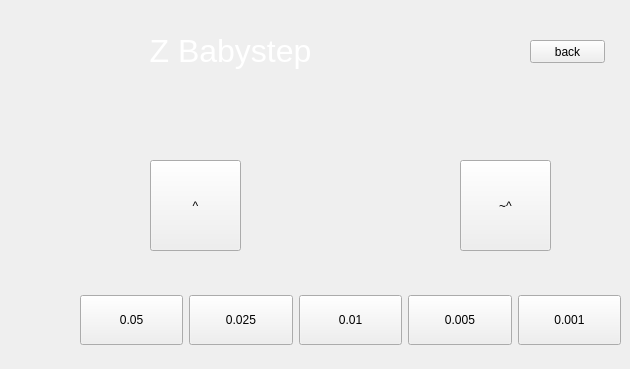
  <widget class="QWidget" name="babystep_page">
   <property name="styleSheet">
    <string notr="true"/>
   </property>
   <widget class="QPushButton" name="nozzle_close_to_bed">
    <property name="geometry">
     <rect>
      <x>150</x>
      <y>160</y>
      <width>91</width>
      <height>91</height>
     </rect>
    </property>
    <property name="text">
     <string>^</string>
    </property>
   </widget>
   <widget class="QPushButton" name="nozzle_far_to_bed">
    <property name="geometry">
     <rect>
      <x>460</x>
      <y>160</y>
      <width>91</width>
      <height>91</height>
     </rect>
    </property>
    <property name="text">
     <string>~^</string>
    </property>
   </widget>
   <widget class="QPushButton" name="babystep_back_btn">
    <property name="geometry">
     <rect>
      <x>530</x>
      <y>40</y>
      <width>75</width>
      <height>23</height>
     </rect>
    </property>
    <property name="text">
     <string>back</string>
    </property>
   </widget>
   <widget class="QWidget" name="horizontalLayoutWidget">
    <property name="geometry">
     <rect>
      <x>80</x>
      <y>280</y>
      <width>541</width>
      <height>80</height>
     </rect>
    </property>
    <layout class="QHBoxLayout" name="horizontalLayout_2">
     <item>
      <widget class="QPushButton" name="nozzle_offset_05">
       <property name="minimumSize">
        <size>
         <width>0</width>
         <height>50</height>
        </size>
       </property>
       <property name="text">
        <string>0.05</string>
       </property>
      </widget>
     </item>
     <item>
      <widget class="QPushButton" name="nozzle_offset_025">
       <property name="minimumSize">
        <size>
         <width>0</width>
         <height>50</height>
        </size>
       </property>
       <property name="text">
        <string>0.025</string>
       </property>
      </widget>
     </item>
     <item>
      <widget class="QPushButton" name="nozzle_offset_01">
       <property name="minimumSize">
        <size>
         <width>0</width>
         <height>50</height>
        </size>
       </property>
       <property name="text">
        <string>0.01</string>
       </property>
      </widget>
     </item>
     <item>
      <widget class="QPushButton" name="nozzle_offset_005">
       <property name="minimumSize">
        <size>
         <width>0</width>
         <height>50</height>
        </size>
       </property>
       <property name="text">
        <string>0.005</string>
       </property>
      </widget>
     </item>
     <item>
      <widget class="QPushButton" name="nozzle_offset_001">
       <property name="minimumSize">
        <size>
         <width>0</width>
         <height>50</height>
        </size>
       </property>
       <property name="text">
        <string>0.001</string>
       </property>
      </widget>
     </item>
    </layout>
   </widget>
   <widget class="QLabel" name="label_4">
    <property name="geometry">
     <rect>
      <x>70</x>
      <y>20</y>
      <width>321</width>
      <height>61</height>
     </rect>
    </property>
    <property name="font">
     <font>
      <pointsize>24</pointsize>
     </font>
    </property>
    <property name="styleSheet">
     <string notr="true">background: transparent; color: white;</string>
    </property>
    <property name="text">
     <string>Z Babystep</string>
    </property>
    <property name="alignment">
     <set>Qt::AlignCenter</set>
    </property>
   </widget>
  </widget>
